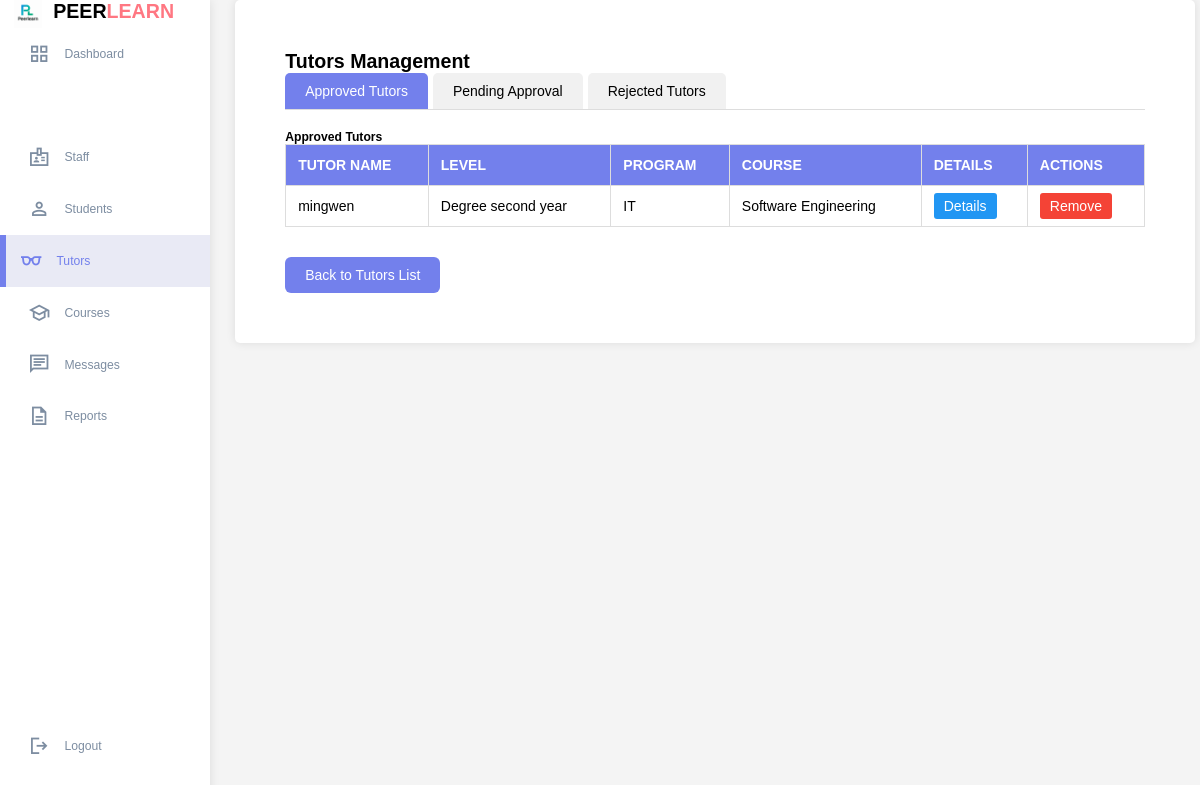
The page /tutor_action.php on the database its author committed.
### tables this page shows
CREATE TABLE `tutorprofile` (
  `user_id` int(11) NOT NULL,
  `major` varchar(100) DEFAULT NULL,
  `year` varchar(50) DEFAULT NULL,
  `bio` text DEFAULT NULL,
  `qualifications` text DEFAULT NULL,
  `is_verified` tinyint(1) DEFAULT 0,
  `rating` decimal(3,2) DEFAULT 0.00,
  `total_sessions` int(11) DEFAULT 0,
  `program` varchar(255) DEFAULT NULL,
  `status` varchar(50) DEFAULT NULL
);

CREATE TABLE `user` (
  `user_id` int(11) NOT NULL,
  `username` varchar(50) NOT NULL,
  `password` varchar(255) DEFAULT NULL,
  `email` varchar(100) NOT NULL,
  `role` enum('student','tutor','admin') NOT NULL,
  `first_name` varchar(50) NOT NULL,
  `last_name` varchar(50) NOT NULL,
  `phone` varchar(20) DEFAULT NULL,
  `profile_image` varchar(255) DEFAULT NULL,
  `is_active` tinyint(1) DEFAULT 1,
  `created_at` timestamp NOT NULL DEFAULT current_timestamp(),
  `last_login` datetime DEFAULT NULL,
  `reset_token_hash` varchar(64) DEFAULT NULL,
  `reset_token_expires_at` datetime DEFAULT NULL
);

### tutor_action.php (the view, shortened to what this page needs)
<?php
$servername = "localhost";
$username = "root";
$password = "";
$dbname = "peer_tutoring_platform";
$conn = new mysqli($servername, $username, $password, $dbname);
?>
<!DOCTYPE html>
<html lang="en">
<head>
</head>
<body>
     <div class="container">
        <aside>
            <div class="top">
                <div class="logo">
                    <img src="image/logo.png" alt="PeerLearn Logo">
                    <h2>PEER<span class="danger">LEARN</span></h2>
                </div>
            </div>
            <div class="sidebar">
                <a href="admin.html"><span class="material-symbols-sharp">grid_view</span><h3>Dashboard</h3></a>
                <a href="#"></a>
                <a href="admin_staff.php"><span class="material-symbols-sharp">badge</span><h3>Staff</h3></a>
                <a href="admin_student.php"><span class="material-symbols-sharp">person</span><h3>Students</h3></a>
                <a href="admin_tutors.php" class="active"><span class="material-symbols-sharp">eyeglasses</span><h3>Tutors</h3></a>
                <a href="admin_course.php"><span class="material-symbols-sharp">school</span><h3>Courses</h3></a>
                <a href="admin_message.php"><span class="material-symbols-sharp">chat</span><h3>Messages</h3></a>
               <a href="admin_report.php"><span class="material-symbols-sharp">description</span><h3>Reports</h3></a>
                <a href="home_page.html"><span class="material-symbols-sharp">logout</span><h3>Logout</h3></a>
            </div>
        </aside>
    <div class="current_students">
        <h2>Tutors Management</h2>
        <div class="tab-container">
            <div class="tab active" onclick="showTab('approved')">Approved Tutors</div>
            <div class="tab" onclick="showTab('pending')">Pending Approval</div>
            <div class="tab" onclick="showTab('rejected')">Rejected Tutors</div>
        </div>
        <div id="approved-tab" class="tab-content active">
            <h3>Approved Tutors</h3>
            <table>
                <thead>
                    <tr>
                        <th>TUTOR NAME</th>
                        <th>LEVEL</th>
                        <th>PROGRAM</th>
                        <th>COURSE</th>
                        <th>DETAILS</th>
                        <th>ACTIONS</th>
                    </tr>
                </thead>
                <tbody>
                    <?php
                    $sql = "SELECT tp.*, u.username
                            FROM tutorprofile tp
                            JOIN user u ON tp.user_id = u.user_id
                            WHERE tp.status = 'approved'";
                    $result = $conn->query($sql);
                    if ($result && $result->num_rows > 0) {
                        while($row = $result->fetch_assoc()) {
                            echo "<tr>
                                <td>".htmlspecialchars($row["username"])."</td>
                                <td>".htmlspecialchars($row["year"])."</td>
                                <td>".htmlspecialchars($row["program"])."</td>
                                <td>".htmlspecialchars($row["major"])."</td>
                                <td><a href='tutor_details.php?id=".$row["user_id"]."' class='details-btn'>Details</a></td>
                                <td>
                                    <a href='?id=".$row["user_id"]."&action=reject' class='reject-btn' onclick='return confirm(\"Are you sure you want to reject this Tutor?\");'>Remove</a>
                                </td>
                            </tr>";
                        }
                    } else {
                        echo "<tr><td colspan='6'>No approved tutors found</td></tr>";
                    }
                    ?>
                </tbody>
            </table>
        </div>
        <a href="admin_tutors.php" class="back-btn">
            Back to Tutors List
        </a>
    </div>
</body>
</html>

### tutor_action.php (style rules this page uses)
:root { --primary: #7380ec; --danger: #ff7782; --success: #41f1b6; --warning: #ffbb55; --white: #fff; --info-dark: #7d8da1; --info-light: #dce1eb; --dark: #363949; --light: rgba(132, 139, 200, 0.18); --primary-variant: #111e88; --dark-variant: #677483; --color-background: #f6f6f9; --card-border-radius: 2rem; --border-radius-1: 0.4rem; --border-radius-2: 0.8rem; --border-radius-3: 1.2rem; --card-padding: 1.8rem; --padding-1: 1.2rem; --box-shadow: 0 2rem 3rem var(--light); }
* { margin: 0; padding: 0; outline: 0; appearance: none; border: 0; text-decoration: none; list-style: none; box-sizing: border-box; }
html { font-size: 14px; }
body { margin: 0; padding: 0; }
.container { width: 100%; margin: 0; gap: 1.8rem; grid-template-columns: 14rem auto 23rem; }
a { color: #363949; }
img { display: block; width: 100%; }
h2 { font-size: 1.4rem; }
h3 { font-size: 0.87rem; }
.danger { color: #ff7782; }
aside { width: 210px; background: white; box-shadow: 0 0 10px rgba(0,0,0,0.1); position: sticky; top: 0; height: 100vh; margin-left: 0; padding-left: 0; left: 0; }
aside .top { margin-left: 0; padding-left: 1rem; }
aside .logo { display: flex; gap: 0.8rem; }
aside .logo img { width: 2rem; height: 2rem; }
aside .sidebar { margin-left: 0; padding-left: 0; }
aside h3 { font-weight: 500; }
aside .sidebar a { display: flex; color: #7d8da1; margin-left: 2rem; gap: 1rem; align-items: center; position: relative; height: 3.7rem; transition: all 300ms ease; }
aside .sidebar a span { font-size: 1.6rem; transition: all 300ms ease; }
aside .sidebar a:last-child { position: absolute; bottom: 2rem; width: 100%; }
aside .sidebar a.active { background: rgba(132, 139, 200, 0.18); color: #7380ec; margin-left: 0; }
aside .sidebar a.active:before { content: ""; width: 6px; height: 100%; background: #7380ec; }
aside .sidebar a.active span { color: #7380ec; margin-left: calc(1rem -3 px); }
.container { display: flex; min-height: 100vh; }
body { font-family: poppins, sans-serif; margin: 0; padding: 0; background-color: #f4f4f4; }
.current_students { padding: 50px; background: white; border-radius: 5px; box-shadow: 0 0 10px rgba(0,0,0,0.1); margin: 0px; width: 80%; height: 80%; }
.tab-container { display: flex; margin-bottom: 20px; border-bottom: 1px solid #ddd; }
.tab { padding: 10px 20px; cursor: pointer; background: #f1f1f1; margin-right: 5px; border-radius: 5px 5px 0 0; }
.tab.active { background: #7380ec; color: white; }
.tab-content { display: none; }
.tab-content.active { display: block; }
table { width: 100%; border-collapse: collapse; }
table, th, td { border: 1px solid #ddd; }
th, td { padding: 12px; text-align: left; }
th { background-color: #7380ec; color: white; }
.details-btn, .approve-btn, .reject-btn { padding: 5px 10px; text-decoration: none; border-radius: 3px; font-size: 14px; }
.details-btn { background-color: #2196F3; color: white; }
.reject-btn { background-color: #f44336; color: white; }
.back-btn { display: inline-flex; align-items: center; margin-top: 30px; padding: 10px 20px; background: #7380ec; color: white; text-decoration: none; border-radius: 6px; font-weight: 500; transition: background 0.3s; }

### rows shown on the page
tutorprofile: user_id.username "mingwen", year "Degree second year", program "IT", major "Software Engineering"
